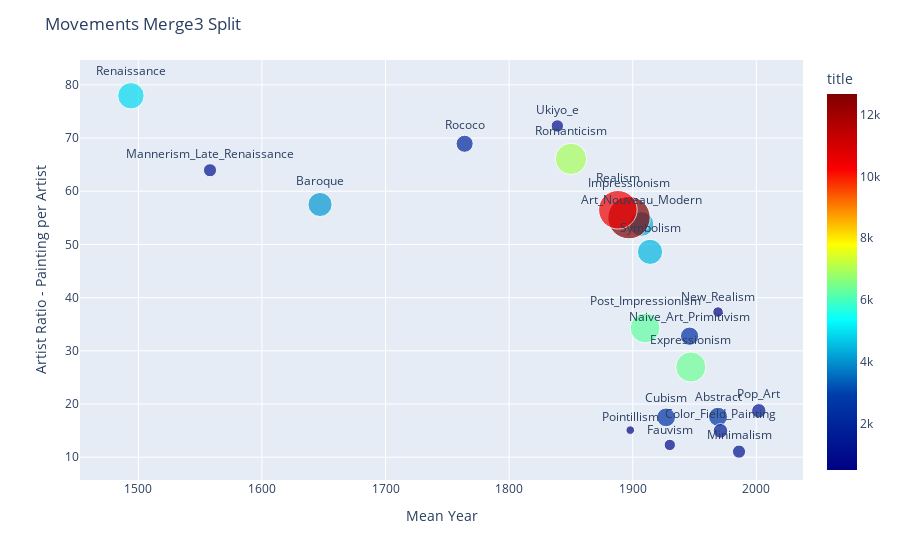

Notebook source saved alongside this figure:
### Code cell
fig3 =px.scatter(df_mov3,x='mean_year',y='artist_ratio',size='title',text='movement',
               hover_name="movement",color="title",size_max=30,color_continuous_scale='jet')
fig3.update_traces(textposition='top center')
fig3.update_layout(title='Movements Merge3 Split',
    xaxis={'title':'Mean Year'},
    yaxis={'title':'Artist Ratio - Painting per Artist'})

fig3.show()

### Figure 1 — Plotly figure (JSON) as saved in the notebook; plotly's stock layout.template omitted (floating-point values rounded to 4 significant figures)
{"data": [{"hovertemplate": "<b>%{hovertext}</b><br><br>mean_year=%{x}<br>artist_ratio=%{y}<br>title=%{marker.color}<br>movement=%{text}<extra></extra>", "hovertext": ["Abstract", "Art_Nouveau_Modern", "Baroque", "Color_Field_Painting", "Cubism", "Expressionism", "Fauvism", "Impressionism", "Mannerism_Late_Renaissance", "Minimalism", "Naive_Art_Primitivism", "New_Realism", "Pointillism", "Pop_Art", "Post_Impressionism", "Realism", "Renaissance", "Rococo", "Romanticism", "Symbolism", "Ukiyo_e"], "legendgroup": "", "marker": {"color": [2536, 4308, 4083, 1510, 2483, 6389, 911, 12660, 1215, 1226, 2358, 783, 513, 1460, 6276, 10456, 4911, 2068, 6939, 4472, 1084], "coloraxis": "coloraxis", "size": [2536, 4308, 4083, 1510, 2483, 6389, 911, 12660, 1215, 1226, 2358, 783, 513, 1460, 6276, 10456, 4911, 2068, 6939, 4472, 1084], "sizemode": "area", "sizeref": 14.07, "symbol": "circle"}, "mode": "markers+text", "name": "", "orientation": "v", "showlegend": false, "text": ["Abstract", "Art_Nouveau_Modern", "Baroque", "Color_Field_Painting", "Cubism", "Expressionism", "Fauvism", "Impressionism", "Mannerism_Late_Renaissance", "Minimalism", "Naive_Art_Primitivism", "New_Realism", "Pointillism", "Pop_Art", "Post_Impressionism", "Realism", "Renaissance", "Rococo", "Romanticism", "Symbolism", "Ukiyo_e"], "textposition": "top center", "type": "scatter", "x": [1969, 1907, 1647, 1971, 1927, 1947, 1930, 1897, 1558, 1986, 1946, 1969, 1898, 2002, 1910, 1888, 1494, 1764, 1850, 1914, 1839], "xaxis": "x", "y": [17.61, 53.85, 57.51, 14.95, 17.49, 26.96, 12.31, 55.04, 63.95, 11.05, 32.75, 37.29, 15.09, 18.72, 34.3, 56.52, 77.95, 68.93, 66.09, 48.61, 72.27], "yaxis": "y"}], "layout": {"coloraxis": {"colorbar": {"title": {"text": "title"}}, "colorscale": [[0, "rgb(0,0,131)"], [0.2, "rgb(0,60,170)"], [0.4, "rgb(5,255,255)"], [0.6, "rgb(255,255,0)"], [0.8, "rgb(250,0,0)"], [1, "rgb(128,0,0)"]]}, "legend": {"itemsizing": "constant", "tracegroupgap": 0}, "margin": {"t": 60}, "title": {"text": "Movements Merge3 Split"}, "xaxis": {"anchor": "y", "domain": [0, 1], "title": {"text": "Mean Year"}}, "yaxis": {"anchor": "x", "domain": [0, 1], "title": {"text": "Artist Ratio - Painting per Artist"}}}}
